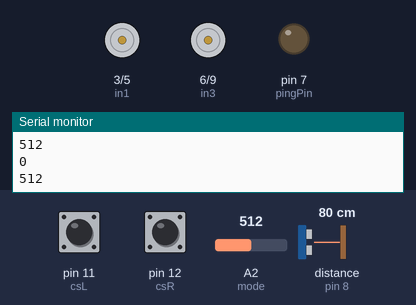
The sketch below on a simulated Arduino Uno, built with avr-gcc and run on an emulated ATmega328P. Shown: motor-driver pin pairs drawn as motors (green arrow = first pin HIGH = forward, orange = second pin HIGH = backward, longer = more drive), output pins drawn as LEDs (lit = HIGH), the last lines printed to the serial monitor. Inputs (shaded band) come from the test bench; at power-on: A2 (mode) = 512, pin 11 (csL) HIGH, pin 12 (csR) HIGH, distance to the obstacle (sensor on pin 8) 80 cm. The echo pulse lasts 58.3 µs per cm.

Above: at 1.2 s.
1.3 s: A2 (mode) set to 984
2.8 s: A2 (mode) set to 1008
At 4.1 s:
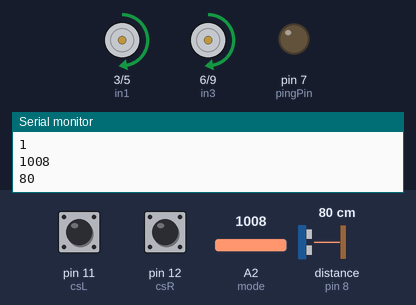
Timing chart, 0 to 5.8 s (numbered marks = the images above; inputs shaded):
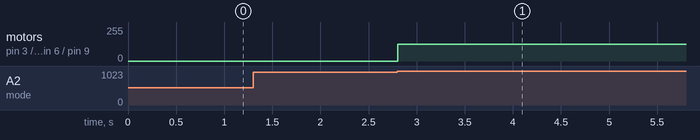

Measured:
- the behaviour switches between 1000 and 1001 on A2 (mode) (found by bisection; images 0 and 1)
- after the input at 2.8 s, motor on pin 3 (in1) / pin 5 (in2), motor on pin 6 (in3) / pin 9 (in4): stopped → forward 127/255 at once

The sketch:

Code.ino
```cpp
#define csL 11 //pin of left line sensor
#define csR 12 //pin of right line sensor
int mode = A2; //pin of mode changing button
int in1 = 3; //motor 1 terminal 1
int in2 = 5; //motor 1 terminal 2
int in3 = 6; //motor 2 terminal 1
int in4 = 9; //motor 2 terminal 2
long distance; //initializing variable to store distance of ultrasonic sensor from obstacle
int pingPin = 7; //trigpin of ultrasonic sensor
int echoPin = 8; //echopin of ultrasonic sensor
int state; //variable to store value of current state of button
long measure(){ //function to measure distance between obstacle and ultrasonic sensor
digitalWrite(pingPin, LOW); //trigpin has no power i.e. no signal is send
delayMicroseconds(2); //2 microsecond delay
digitalWrite(pingPin, HIGH);//trigpin has full power i.e. a signal is send delayMicroseconds(5); //5 microsecond delay
digitalWrite(pingPin, LOW); //trigpin has no power i.e. no signal is send
long duration = pulseIn(echoPin, HIGH);//function to measure the length of pulse on echopin and store in variable
return duration / 29 / 2; // return value in centimeters
}
void motor_fwd(int fwd_speed){ //function to move car forward
 analogWrite(in1 ,fwd_speed); //move motor 1 in forward
 analogWrite(in2 ,0);
 analogWrite(in3 ,fwd_speed); //move motor 2 in forward
 analogWrite(in4 ,0);
 // delay(500);
}
void motor_back(int back_speed){ //function to move car backward
 analogWrite(in2 ,back_speed); //move motor 1 in backward
 analogWrite(in1 ,0);
 analogWrite(in4 ,back_speed); //move motor 2 in backward
 analogWrite(in3 ,0);
// delay(500);
}
void turn_right(int right_speed){ //function to turn car right
 analogWrite(in1 ,right_speed); //move motor 1 in forward
 analogWrite(in2 ,0);
 analogWrite(in4 ,right_speed); //move motor 2 in backward
 analogWrite(in3 ,0);
 // delay(300);
}
void turn_left(int left_speed){ //function to turn car left
 analogWrite(in2 ,left_speed); //move motor 1 in backward
 analogWrite(in1 ,0);
 analogWrite(in3 ,left_speed); //move motor 2 in forward
 analogWrite(in4 ,0);
 // delay(300);
}
void stop(){ //function to stop the car
 analogWrite(in2 ,0); //stop motor 1
 analogWrite(in1 ,0);
 analogWrite(in3 ,0); //stop motor 2
 analogWrite(in4 ,0);
 // delay(500);
}
void obstacle_avoiding(int speed){ //function for obstacle avoiding mode
 distance = measure(); //calling function to find the distance between car and obstacle
 Serial.println(distance); //printing the distance
 if ( distance <= 30 ){ //if distance is less than 30
 stop(); //stop the car
 delay (2000); //delay of 2 sec
 motor_back(speed); //move the car back
 delay(1000); //delay for 1 sec
 stop(); //stop the car
 delay(500); //delay for 0.5 sec
 turn_left(speed); //turn the car left
 delay(1000); //delay for 1 sec
 }
 else{ //if distance is greater than 30
 motor_fwd(speed); //move the car forward
 }
}
void line_follow(int speed){ //function for line following mode
 if (!digitalRead(csL) && !digitalRead(csR)){ //if both sensor detect colour other tha black
 motor_fwd(speed); //move the car forward
 }
 else if (!digitalRead(csL) && digitalRead(csR)){ //if right sensor detects black colour
 turn_right(speed); //turn the car right
 }
 else if (digitalRead(csL) && !digitalRead(csR)){ //if left sensor detects black colour
 turn_left(speed); //turn the car left
 }
 else if (digitalRead(csL) && digitalRead(csR)){ //if both sensors detect black colour
 stop(); //stop the car
 }
}
void setup() { //function to set pins and Arduino setting
 pinMode(pingPin, OUTPUT); //set pingpin to output  pinMode(csL, INPUT); //set csL pin to input
 pinMode(csR, INPUT); //set csR pin to input
 pinMode(mode, INPUT); //set mode pin to input
 Serial.begin(9600); //serial.begin to write analog functions
}
void loop() { //loop to follow
 Serial.println(analogRead(mode)); //printing button state
 // delay(1000);
 state = analogRead(mode); //storing value of mode in state
 if (state > 1000){ //if state is greater than 1000 i.e. button is ON
 obstacle_avoiding(127); //Makes the car obstacle avoiding
 Serial.println("1"); //print 1
 }
 else{ //if state is less than 1000 i.e. button is OFF
 line_follow(127); //Makes the car line following
 Serial.println("0"); //print 0
 }
}
```
